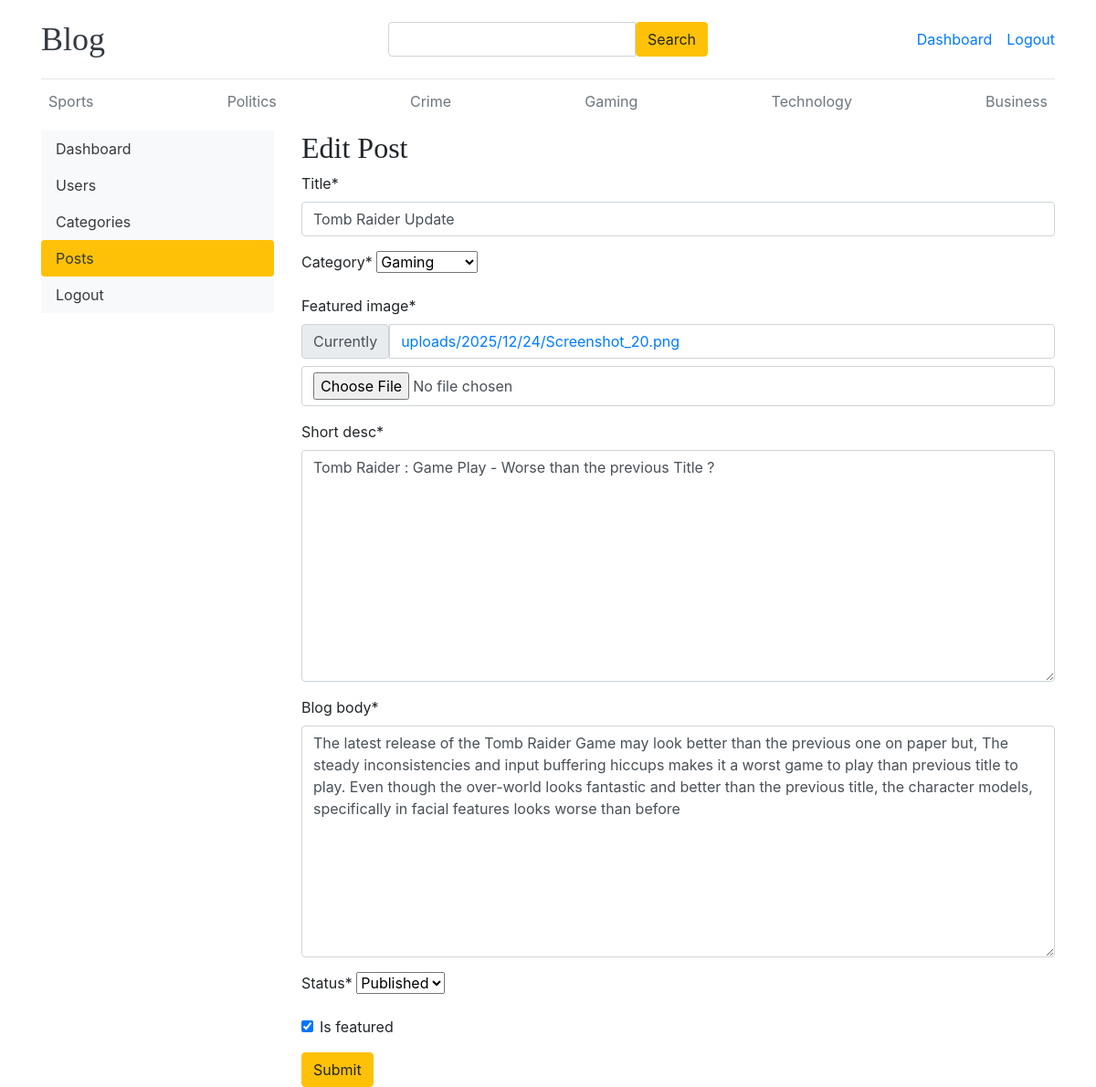
Page /dashboard/posts/edit/1/ (signed in) on the committed database.
### blogs/models.py (models this page shows, shortened)
class Category(models.Model) :
    category_name = models.CharField("Category", max_length = 50, unique = True)
    created_at = models.DateTimeField(auto_now_add = True)
    updated_at = models.DateTimeField(auto_now = True)
    class Meta :
        verbose_name_plural = 'categories'
    def __str__(self) :
        return self.category_name

class Blog(models.Model) :
    title = models.CharField(max_length = 100)
    slug = models.SlugField(max_length = 150, unique = True, blank = True)
    category = models.ForeignKey(Category, on_delete = models.CASCADE)
    author = models.ForeignKey(User, on_delete = models.CASCADE)
    featured_image = models.ImageField(upload_to = 'uploads/%Y/%m/%d')
    short_desc = models.TextField(max_length = 500)
    blog_body = models.TextField(max_length = 2000)
    status = models.CharField(max_length = 10, choices = STATUS_CHOICES, default = "Draft")
    is_featured = models.BooleanField(default = False)
    created_at = models.DateTimeField(auto_now_add = True)
    updated_at = models.DateTimeField(auto_now = True)

### dashboards/views.py (the view, shortened to what this page needs)
# urls.py: path('posts/edit/<int:pk>/', views.edit_post, name = "edit_post"),
def edit_post(request, pk) :
    post = get_object_or_404(Blog, pk = pk)
    form = BlogPostForm(instance = post)
    return render(request, 'dashboard/edit_post.html', {"form" : form, "post" : post})

### dashboards/forms.py
class BlogPostForm(forms.ModelForm) :
    class Meta :
        model = Blog
        fields = ['title', 'category', 'featured_image', 'short_desc', 'blog_body', 'status', 'is_featured']

### blogs/context_processors.py (called while the page is built)
def get_categories(request) :
    categories = Category.objects.all()
    return dict(categories = categories)

def get_socials(request) :
    social_links = SocialLink.objects.all()
    return dict(socials = social_links)

### templates/dashboard/edit_post.html (shortened to what this page needs)
{% extends "base.html" %}
{% block content %}
{% load crispy_forms_tags %}
<div class="row">
    {% include "dashboard/sidebar.html" %}
    <div class="col-md-9">
        {% if user.is_staff %}
        <h2>Edit Post</h2>
        <form action="{% url 'edit_post' post.id %}" method = "POST" enctype = "multipart/form-data">
            {{ form | crispy }}
            <button type = "submit" class = "btn btn-warning">Submit</button> <br>
        </form>
        {% else %}
            <h5>You Shouldn't be here....</h5>
        {% endif %}
    </div>
</div>
{% endblock %}

### templates/base.html (shortened to what this page needs)
{% load static %}
<!DOCTYPE html>
<html lang="en">
<head>
    <link href="https://getbootstrap.com/docs/4.0/dist/css/bootstrap.min.css" rel="stylesheet">
    <link href="{% static 'css/blog.css' %}" rel="stylesheet">
    <link rel="stylesheet" href="https://cdnjs.cloudflare.com/ajax/libs/font-awesome/4.7.0/css/font-awesome.min.css">
  </head>
<body>
    <div class="container">
      <header class="blog-header py-3">
        <div class="row align-items-center">
        <div class="col">
          <a class="blog-header-logo text-dark" href="/">Blog</a>
        </div>
        <div class="col d-flex justify-content-center">
          <form action="{% url 'search' %}" method="GET" style="width: 100%; max-width: 400px;">
            <div class="input-group">
              <input class="form-control" type="text" name="keyword" value = {{ keyword }}>
              <button class="btn btn-warning" type="submit">Search</button>
            </div>
          </form>
        </div>
        <div class="col d-flex justify-content-end">
          {% if not user.is_authenticated %}
            <a class="btn btn-sm btn-warning" href="{% url 'login' %}">Login</a>&nbsp;
            <a class="btn btn-sm btn-outline-secondary" href="{% url 'register' %}">Sign-Up</a>
          {% else %}
            <span><a href = "{% url 'dashboard' %}">Dashboard</a></span> &emsp;
            <span><a href = "{% url 'logout' %}">Logout</a></span>
          {% endif %}
        </div>
      </div>
      </header>
      <div class="nav-scroller py-1 mb-2">
        <nav class="nav d-flex justify-content-between">
          {% for cat in categories %}
          <a class="p-2 text-muted" href="{% url 'groupby_category' cat.id %}">{{ cat }}</a>
          {% endfor %}
        </nav>
      </div>
</body>
</html>
{% block content %}
{% endblock %}

### blog_main/static/css/blog.css (style rules this page uses)
.blog-header { border-bottom: 1px solid #e5e5e5; }
.blog-header-logo { font-family: "Playfair Display", Georgia, "Times New Roman", serif; font-size: 2.25rem; }
h1, h2, h3, h4, h5, h6 { font-family: "Playfair Display", Georgia, "Times New Roman", serif; }

### rows in the picture
Category: category_name "Sports"
Category: category_name "Politics"
Category: category_name "Crime"
Category: category_name "Gaming"
Category: category_name "Technology"
Category: category_name "Business"
Blog: title "Tomb Raider Update", category "Gaming", short_desc "Tomb Raider : Game Play - Worse than the previous Title ?", blog_body "The latest release of the Tomb Raider Game may look better than the previous one on paper but, The steady inconsistencies and input buffering hiccups makes it a worst game to play than previous title to play. Even though the over-world looks fantastic and better than the previous title, the character models, specifically in facial features looks worse than before", status "Published", is_featured "☑"
